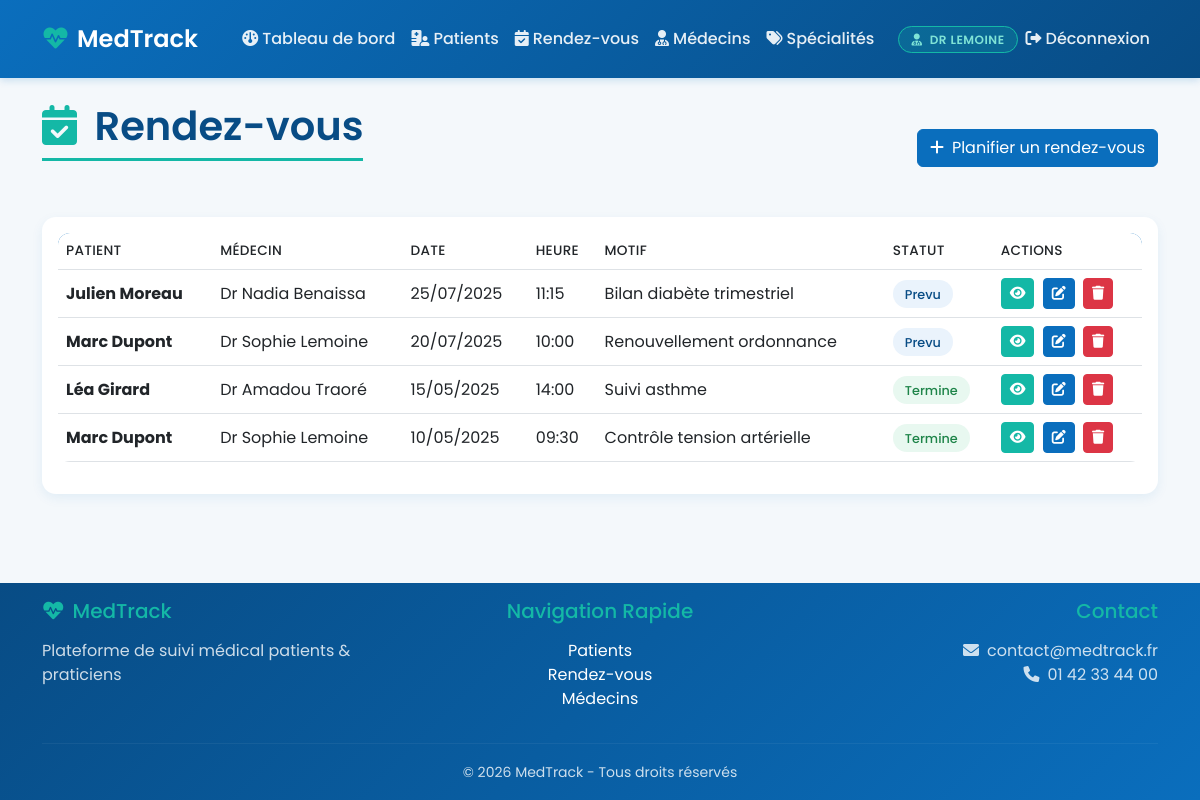
Page /modules/rendezvous/liste.php (signed in) on the committed database.
### tables this page shows
CREATE TABLE rendez_vous (
    id_rdv INT AUTO_INCREMENT PRIMARY KEY,
    id_patient INT NOT NULL,
    id_medecin INT NOT NULL,
    date_rdv DATE NOT NULL,
    heure_rdv TIME NOT NULL,
    motif VARCHAR(255) NOT NULL,
    statut ENUM('prevu','termine','annule') DEFAULT 'prevu',
    compte_rendu TEXT,
    date_creation TIMESTAMP DEFAULT CURRENT_TIMESTAMP,
    FOREIGN KEY (id_patient) REFERENCES patients(id_patient) ON DELETE CASCADE ON UPDATE CASCADE,
    FOREIGN KEY (id_medecin) REFERENCES medecins(id_medecin) ON DELETE CASCADE ON UPDATE CASCADE
);

CREATE TABLE patients (
    id_patient INT AUTO_INCREMENT PRIMARY KEY,
    nom VARCHAR(100) NOT NULL,
    prenom VARCHAR(100) NOT NULL,
    email VARCHAR(150) NOT NULL UNIQUE,
    telephone VARCHAR(20),
    date_naissance DATE,
    adresse TEXT,
    groupe_sanguin ENUM('A+','A-','B+','B-','AB+','AB-','O+','O-') DEFAULT NULL,
    allergies TEXT,
    antecedents TEXT,
    notes_medecin TEXT,
    id_medecin_referent INT DEFAULT NULL,
    date_creation TIMESTAMP DEFAULT CURRENT_TIMESTAMP,
    FOREIGN KEY (id_medecin_referent) REFERENCES medecins(id_medecin) ON DELETE SET NULL ON UPDATE CASCADE
);

CREATE TABLE medecins (
    id_medecin INT AUTO_INCREMENT PRIMARY KEY,
    nom VARCHAR(100) NOT NULL,
    prenom VARCHAR(100) NOT NULL,
    email VARCHAR(150) NOT NULL UNIQUE,
    telephone VARCHAR(20),
    id_specialite INT DEFAULT NULL,
    date_creation TIMESTAMP DEFAULT CURRENT_TIMESTAMP,
    FOREIGN KEY (id_specialite) REFERENCES specialites(id_specialite) ON DELETE SET NULL ON UPDATE CASCADE
);

### modules/rendezvous/liste.php (the view, shortened to what this page needs)
<?php
require_once '../../config/database.php';
include '../../includes/header.php';
if ($user['role'] === 'medecin') {
    $sql = "SELECT rv.*, p.nom AS p_nom, p.prenom AS p_prenom, m.nom AS m_nom, m.prenom AS m_prenom
            FROM rendez_vous rv
            JOIN patients p ON rv.id_patient = p.id_patient
            JOIN medecins m ON rv.id_medecin = m.id_medecin";
    $params = [];
    $sql .= " ORDER BY rv.date_rdv DESC, rv.heure_rdv DESC";
    $stmt = $pdo->prepare($sql);
    $stmt->execute($params);
    $rdvs = $stmt->fetchAll();
}
?>
<div class="container mt-4">
    <div class="d-flex justify-content-between align-items-center mb-4 flex-wrap gap-2">
        <h1 class="page-title">
            <i class="fas fa-calendar-check"></i>
            <?php echo $user['role'] === 'medecin' ? 'Rendez-vous' : 'Mes rendez-vous'; ?>
        </h1>
        <?php if ($user['role'] === 'medecin'): ?>
            <button type="button" class="btn btn-primary" data-bs-toggle="modal" data-bs-target="#ajoutRdvModal">
                <i class="fas fa-plus me-2"></i>Planifier un rendez-vous
            </button>
        <?php endif; ?>
    </div>
    <div class="card">
        <div class="card-body">
            <div class="table-responsive">
                <table class="table table-hover align-middle">
                    <thead>
                        <tr>
                            <?php if ($user['role'] === 'medecin'): ?><th>Patient</th><?php endif; ?>
                            <th>Médecin</th>
                            <th>Date</th>
                            <th>Heure</th>
                            <th>Motif</th>
                            <th>Statut</th>
                            <th>Actions</th>
                        </tr>
                    </thead>
                    <tbody>
                        <?php foreach ($rdvs as $rdv): ?>
                            <tr>
                                <?php if ($user['role'] === 'medecin'): ?>
                                    <td><strong><?php echo htmlspecialchars($rdv['p_prenom'] . ' ' . $rdv['p_nom']); ?></strong></td>
                                <?php endif; ?>
                                <td>Dr <?php echo htmlspecialchars($rdv['m_prenom'] . ' ' . $rdv['m_nom']); ?></td>
                                <td><?php echo date('d/m/Y', strtotime($rdv['date_rdv'])); ?></td>
                                <td><?php echo substr($rdv['heure_rdv'], 0, 5); ?></td>
                                <td><?php echo htmlspecialchars($rdv['motif']); ?></td>
                                <td><span class="badge-statut badge-<?php echo $rdv['statut']; ?>"><?php echo ucfirst($rdv['statut']); ?></span></td>
                                <td class="text-nowrap">
                                    <button class="btn btn-sm btn-teal me-1" onclick="voirDetail(<?php echo htmlspecialchars(json_encode($rdv), ENT_QUOTES); ?>)" title="Détails">
                                        <i class="fas fa-eye"></i>
                                    </button>
                                    <?php if ($user['role'] === 'medecin'): ?>
                                        <button class="btn btn-sm btn-primary me-1" onclick="editRdv(<?php echo htmlspecialchars(json_encode($rdv), ENT_QUOTES); ?>)" title="Modifier">
                                            <i class="fas fa-edit"></i>
                                        </button>
                                        <button class="btn btn-sm btn-danger" onclick="confirmerSuppression('supprimer.php', 'id_rdv', <?php echo $rdv['id_rdv']; ?>, 'Supprimer ce rendez-vous ?')" title="Supprimer">
                                            <i class="fas fa-trash"></i>
                                        </button>
                                    <?php endif; ?>
                                </td>
                            </tr>
                        <?php endforeach; ?>
                    </tbody>
                </table>
            </div>
        </div>
    </div>
</div>
<?php include '../../includes/footer.php'; ?>

### assets/css/styles.css (style rules this page uses)
:root { --medical-blue: #0a6ebd; --medical-blue-dark: #084c85; --medical-blue-light: #2e94e0; --medical-teal: #14b8a6; --medical-red: #e63946; --white: #ffffff; --gray-50: #f4f8fb; --gray-100: #eef3f8; --gray-200: #e2e9f0; --gray-800: #2c3e50; --dark: #1a2332; }
body { background-color: var(--gray-50); font-family: 'Poppins', sans-serif; min-height: 100vh; display: flex; flex-direction: column; margin: 0; }
.container { flex: 1 0 auto; }
.card { border: none; border-radius: 14px; box-shadow: 0 4px 12px rgba(10, 110, 189, 0.08); transition: transform 0.25s, box-shadow 0.25s; }
.btn-primary { background-color: var(--medical-blue); border-color: var(--medical-blue); }
.btn-teal { background-color: var(--medical-teal); border-color: var(--medical-teal); color: var(--white); }
.table { background: var(--white); border-radius: 12px; overflow: hidden; }
.table thead { background: var(--medical-blue); color: var(--white); }
.table th { font-weight: 500; text-transform: uppercase; font-size: 0.85rem; letter-spacing: 0.3px; }
.badge-statut { padding: 0.35rem 0.75rem; border-radius: 20px; font-size: 0.8rem; font-weight: 500; }
.badge-prevu { background-color: #eaf3fc; color: var(--medical-blue-dark); }
.badge-termine { background-color: #e8f8f0; color: #1e8449; }
.page-title { color: var(--medical-blue-dark); font-weight: 600; margin-bottom: 2rem; padding-bottom: 0.5rem; border-bottom: 3px solid var(--medical-teal); display: inline-block; }
.page-title i { color: var(--medical-teal); margin-right: 0.5rem; }

### rows in the picture
rendez_vous: id_patient.nom "Julien Moreau", id_medecin.nom "Nadia Benaissa", date_rdv "25/07/2025", heure_rdv "11:15", motif "Bilan diabète trimestriel", statut "Prevu"
rendez_vous: id_patient.nom "Marc Dupont", id_medecin.nom "Sophie Lemoine", date_rdv "20/07/2025", heure_rdv "10:00", motif "Renouvellement ordonnance", statut "Prevu"
rendez_vous: id_patient.nom "Léa Girard", id_medecin.nom "Amadou Traoré", date_rdv "15/05/2025", heure_rdv "14:00", motif "Suivi asthme", statut "Termine"
rendez_vous: id_patient.nom "Marc Dupont", id_medecin.nom "Sophie Lemoine", date_rdv "10/05/2025", heure_rdv "09:30", motif "Contrôle tension artérielle", statut "Termine"

### other values in the picture
$user['nom_affiche'] "DR LEMOINE"
